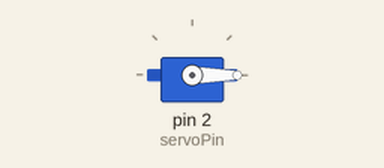
This sketch was run on a simulated Arduino Uno, built with avr-gcc and run on an emulated ATmega328P. On the bench: servo.

Above: at 0.05 s.
At 6.0 s:
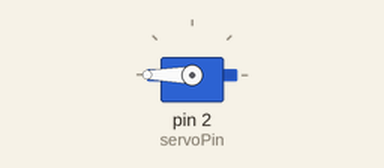
Timing chart, 0 to 7.8 s (numbered marks = the images above):
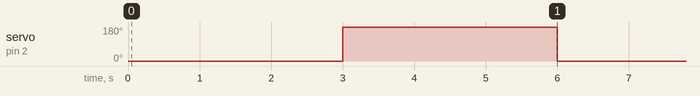

Measured:
- by itself, servo on pin 2 (servoPin): alternates 180° for 3.0 s and 0° for 3.0 s

The sketch:

BasicServo.ino
```cpp
// (licence header left out)
#include <Servo.h>

#define servoPin 2
Servo servoMotor;  //Creates a Servo object

void setup() {
  servoMotor.attach(servoPin); //Attaches the pin to the servo object
}

void loop() {

  servoMotor.write(0); //Sends a signal for the servo to go to the 0 degrees position
  delay(3000);
  servoMotor.write(180); //Sends a signal for the servo to go to the 180 degrees position
  delay(3000);

}
```
